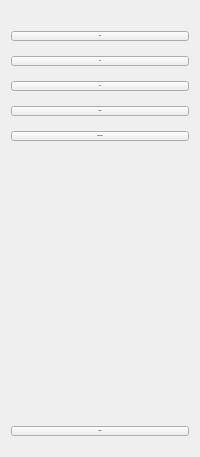
        <widget class="QWidget" name="full_menu_widget_2" native="true">
         <property name="font">
          <font>
           <family>Calibri</family>
           <bold>true</bold>
          </font>
         </property>
         <property name="styleSheet">
          <string notr="true"/>
         </property>
         <layout class="QVBoxLayout" name="verticalLayout_9">
          <property name="spacing">
           <number>7</number>
          </property>
          <property name="topMargin">
           <number>11</number>
          </property>
          <item>
           <layout class="QHBoxLayout" name="horizontalLayout_8">
            <property name="spacing">
             <number>0</number>
            </property>
            <property name="bottomMargin">
             <number>0</number>
            </property>
           </layout>
          </item>
          <item>
           <spacer name="verticalSpacer_22">
            <property name="orientation">
             <enum>Qt::Vertical</enum>
            </property>
            <property name="sizeType">
             <enum>QSizePolicy::Fixed</enum>
            </property>
            <property name="sizeHint" stdset="0">
             <size>
              <width>20</width>
              <height>20</height>
             </size>
            </property>
           </spacer>
          </item>
          <item>
           <layout class="QVBoxLayout" name="verticalLayout_10">
            <property name="spacing">
             <number>5</number>
            </property>
            <item>
             <widget class="QPushButton" name="users_btn">
              <property name="font">
               <font>
                <family>Calibri</family>
                <pointsize>-1</pointsize>
                <bold>true</bold>
               </font>
              </property>
              <property name="text">
               <string>Users</string>
              </property>
              <property name="icon">
               <iconset resource="img.qrc">
                <normaloff>:/img/group.png</normaloff>:/img/group.png</iconset>
              </property>
              <property name="iconSize">
               <size>
                <width>25</width>
                <height>25</height>
               </size>
              </property>
              <property name="checkable">
               <bool>true</bool>
              </property>
              <property name="autoExclusive">
               <bool>true</bool>
              </property>
             </widget>
            </item>
            <item>
             <spacer name="verticalSpacer_32">
              <property name="orientation">
               <enum>Qt::Vertical</enum>
              </property>
              <property name="sizeType">
               <enum>QSizePolicy::Fixed</enum>
              </property>
              <property name="sizeHint" stdset="0">
               <size>
                <width>20</width>
                <height>10</height>
               </size>
              </property>
             </spacer>
            </item>
            <item>
             <widget class="QPushButton" name="addUsers_btn">
              <property name="font">
               <font>
                <family>Calibri</family>
                <pointsize>-1</pointsize>
                <bold>true</bold>
               </font>
              </property>
              <property name="text">
               <string>Add</string>
              </property>
              <property name="icon">
               <iconset resource="img.qrc">
                <normaloff>:/img/user5.png</normaloff>:/img/user5.png</iconset>
              </property>
              <property name="iconSize">
               <size>
                <width>25</width>
                <height>25</height>
               </size>
              </property>
              <property name="checkable">
               <bool>true</bool>
              </property>
              <property name="autoExclusive">
               <bool>true</bool>
              </property>
             </widget>
            </item>
            <item>
             <spacer name="verticalSpacer_33">
              <property name="orientation">
               <enum>Qt::Vertical</enum>
              </property>
              <property name="sizeType">
               <enum>QSizePolicy::Fixed</enum>
              </property>
              <property name="sizeHint" stdset="0">
               <size>
                <width>20</width>
                <height>10</height>
               </size>
              </property>
             </spacer>
            </item>
            <item>
             <widget class="QPushButton" name="updateUsers_btn">
              <property name="font">
               <font>
                <family>Calibri</family>
                <pointsize>-1</pointsize>
                <bold>true</bold>
               </font>
              </property>
              <property name="text">
               <string>Edit</string>
              </property>
              <property name="icon">
               <iconset resource="img.qrc">
                <normaloff>:/img/update.png</normaloff>:/img/update.png</iconset>
              </property>
              <property name="iconSize">
               <size>
                <width>25</width>
                <height>25</height>
               </size>
              </property>
              <property name="checkable">
               <bool>true</bool>
              </property>
              <property name="autoExclusive">
               <bool>true</bool>
              </property>
             </widget>
            </item>
            <item>
             <spacer name="verticalSpacer_34">
              <property name="orientation">
               <enum>Qt::Vertical</enum>
              </property>
              <property name="sizeType">
               <enum>QSizePolicy::Fixed</enum>
              </property>
              <property name="sizeHint" stdset="0">
               <size>
                <width>20</width>
                <height>10</height>
               </size>
              </property>
             </spacer>
            </item>
            <item>
             <widget class="QPushButton" name="deleteUsers_btn">
              <property name="font">
               <font>
                <family>Calibri</family>
                <pointsize>-1</pointsize>
                <bold>true</bold>
               </font>
              </property>
              <property name="text">
               <string>Delete</string>
              </property>
              <property name="icon">
               <iconset resource="img.qrc">
                <normaloff>:/img/delete.png</normaloff>:/img/delete.png</iconset>
              </property>
              <property name="iconSize">
               <size>
                <width>25</width>
                <height>25</height>
               </size>
              </property>
              <property name="checkable">
               <bool>true</bool>
              </property>
              <property name="autoExclusive">
               <bool>true</bool>
              </property>
             </widget>
            </item>
            <item>
             <spacer name="verticalSpacer_35">
              <property name="orientation">
               <enum>Qt::Vertical</enum>
              </property>
              <property name="sizeType">
               <enum>QSizePolicy::Fixed</enum>
              </property>
              <property name="sizeHint" stdset="0">
               <size>
                <width>20</width>
                <height>10</height>
               </size>
              </property>
             </spacer>
            </item>
            <item>
             <widget class="QPushButton" name="transaction_btn">
              <property name="font">
               <font>
                <family>Calibri</family>
                <pointsize>-1</pointsize>
                <bold>true</bold>
               </font>
              </property>
              <property name="text">
               <string>Transactions</string>
              </property>
              <property name="icon">
               <iconset resource="img.qrc">
                <normaloff>:/img/transfer.png</normaloff>:/img/transfer.png</iconset>
              </property>
              <property name="iconSize">
               <size>
                <width>25</width>
                <height>25</height>
               </size>
              </property>
              <property name="checkable">
               <bool>true</bool>
              </property>
              <property name="autoExclusive">
               <bool>true</bool>
              </property>
             </widget>
            </item>
           </layout>
          </item>
          <item>
           <spacer name="verticalSpacer_21">
            <property name="orientation">
             <enum>Qt::Vertical</enum>
            </property>
            <property name="sizeHint" stdset="0">
             <size>
              <width>20</width>
              <height>278</height>
             </size>
            </property>
           </spacer>
          </item>
          <item>
           <widget class="QPushButton" name="logout_4">
            <property name="font">
             <font>
              <family>Calibri</family>
              <pointsize>-1</pointsize>
              <bold>true</bold>
             </font>
            </property>
            <property name="text">
             <string>Logout</string>
            </property>
            <property name="icon">
             <iconset resource="img.qrc">
              <normaloff>:/img/logout.png</normaloff>:/img/logout.png</iconset>
            </property>
            <property name="iconSize">
             <size>
              <width>20</width>
              <height>20</height>
             </size>
            </property>
           </widget>
          </item>
          <item>
           <spacer name="verticalSpacer_36">
            <property name="orientation">
             <enum>Qt::Vertical</enum>
            </property>
            <property name="sizeType">
             <enum>QSizePolicy::Fixed</enum>
            </property>
            <property name="sizeHint" stdset="0">
             <size>
              <width>20</width>
              <height>10</height>
             </size>
            </property>
           </spacer>
          </item>
         </layout>
        </widget>
